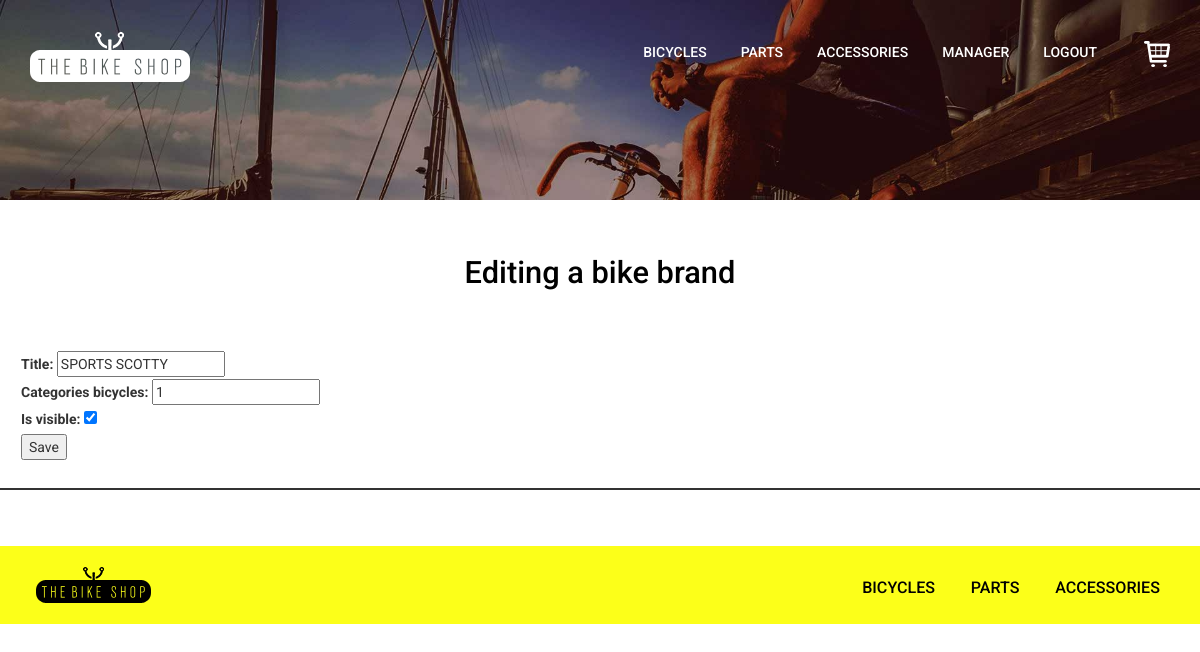
/bicycles/categories_brand/update_brand/1/ (signed in), run on the app's committed database.
### bicycles/models.py (models this page shows, shortened)
class Bike_brand(models.Model):
    title = models.CharField(max_length=50, unique=True)
    categories_bicycles = models.IntegerField()
    is_visible = models.BooleanField(default=True)

### bicycles/views.py (the view)
# urls.py: path('categories_brand/update_brand/<int:pk>/', CategoryUpdateBrand.as_view(), name='update_bike_brand'),
class CategoryUpdateBrand(LoginRequiredMixin, GroupRequiredMixin, SuccessMessageMixin, UpdateView):
    login_url = reverse_lazy('login')
    group_required = ['manager', 'admin']
    model = Bike_brand
    form_class = Bike_brandForm
    template_name = 'update_bike_brand.html'
    success_url = reverse_lazy('bicycles:categories_brand')
    success_message = 'Категория успешно отредактирована!'

### bicycles/forms.py
class Bike_brandForm(forms.ModelForm):
    title = forms.CharField(max_length=50,
                            widget=forms.TextInput(attrs={'placeholder': "Name", 'required': "required"}))
    categories_bicycles = forms.IntegerField(
        widget=forms.TextInput(attrs={'placeholder': "Type", 'required': "required"}))
    is_visible = forms.BooleanField(widget=forms.CheckboxInput(attrs={'required':'required'}))
    class Meta(object):
        model = Bike_brand
        fields = ('title', 'categories_bicycles', 'is_visible')

### cart/context_processors.py (called while the page is built)
def cart(request):
    return {'cart':Cart(request)}

### cart/models.py (called while the page is built)
    def __len__(self):
        return sum(item['quantity'] for item in self.cart.values())

### bicycles/templates/update_bike_brand.html (shortened to what this page needs)
{% extends "base.html" %}
{% block content%}
{% include 'banner_small.html' %}
<div class="bikes">
    <div class="mountain-sec">
    <h2>Editing a bike brand</h2>
        <form action="" method="post">
            {{form.as_p}}
            <input type="submit" value="Save">
        </form>
    </div>
</div>
{% endblock%}

### static/css/style.css (style rules this page uses)
body { margin:0; padding:0; background:#fff; font-family: 'Roboto', sans-serif; }
h1,h2,h3,h4,h5,h6 { margin:0; }
p { margin:0; }
.bikes { padding:6em 0 2em 0; }
.bikes { padding:4em 0; }
.mountain-sec,.singlespeed-sec { border-bottom:2px solid; padding:0 1.5em 2em 1.5em; }
.bikes h2 { color:#000; font-size:2.5em; font-weight:500; margin-bottom:2em; text-align:center; }
@media (max-width: 1280px) { .bikes h2 { font-size: 2.2em; } }

### data on the page
Bike_brand: title "SPORTS SCOTTY", categories_bicycles "1", is_visible "☑"
